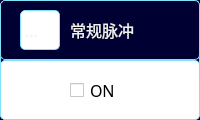
    <widget class="QWidget" name="wdt_sig_chan3" native="true">
     <property name="geometry">
      <rect>
       <x>160</x>
       <y>365</y>
       <width>200</width>
       <height>120</height>
      </rect>
     </property>
     <property name="styleSheet">
      <string notr="true">QWidget {
	background-color: rgb(0, 0, 50);  /* 设置背景颜色 */
	border: 0.5px solid rgb(130, 225, 250); /* 设置边框样式 */
	color:rgb(240, 240, 240);
	border-radius:5px;
}</string>
     </property>
     <widget class="QWidget" name="widget_12" native="true">
      <property name="geometry">
       <rect>
        <x>0</x>
        <y>0</y>
        <width>200</width>
        <height>60</height>
       </rect>
      </property>
      <property name="styleSheet">
       <string notr="true">QWidget 
	{
      	background-color:qlineargradient(spread:pad, x1:0, y1:0, x2:1, 			y2:0, stop:0 rgba(57, 153, 255, 255), stop:1 rgba(11, 255, 257, 		255))
	}</string>
      </property>
      <widget class="QLabel" name="lb_sig_ch3_logo">
       <property name="geometry">
        <rect>
         <x>20</x>
         <y>10</y>
         <width>40</width>
         <height>40</height>
        </rect>
       </property>
       <property name="palette">
        <palette>
         <active>
          <colorrole role="WindowText">
           <brush brushstyle="SolidPattern">
            <color alpha="255">
             <red>240</red>
             <green>240</green>
             <blue>240</blue>
            </color>
           </brush>
          </colorrole>
          <colorrole role="Button">
           <brush brushstyle="SolidPattern">
            <color alpha="255">
             <red>255</red>
             <green>255</green>
             <blue>255</blue>
            </color>
           </brush>
          </colorrole>
          <colorrole role="Text">
           <brush brushstyle="SolidPattern">
            <color alpha="255">
             <red>240</red>
             <green>240</green>
             <blue>240</blue>
            </color>
           </brush>
          </colorrole>
          <colorrole role="ButtonText">
           <brush brushstyle="SolidPattern">
            <color alpha="255">
             <red>240</red>
             <green>240</green>
             <blue>240</blue>
            </color>
           </brush>
          </colorrole>
          <colorrole role="Base">
           <brush brushstyle="SolidPattern">
            <color alpha="255">
             <red>255</red>
             <green>255</green>
             <blue>255</blue>
            </color>
           </brush>
          </colorrole>
          <colorrole role="Window">
           <brush brushstyle="SolidPattern">
            <color alpha="255">
             <red>255</red>
             <green>255</green>
             <blue>255</blue>
            </color>
           </brush>
          </colorrole>
          <colorrole role="PlaceholderText">
           <brush brushstyle="SolidPattern">
            <color alpha="128">
             <red>255</red>
             <green>255</green>
             <blue>255</blue>
            </color>
           </brush>
          </colorrole>
         </active>
         <inactive>
          <colorrole role="WindowText">
           <brush brushstyle="SolidPattern">
            <color alpha="255">
             <red>240</red>
             <green>240</green>
             <blue>240</blue>
            </color>
           </brush>
          </colorrole>
          <colorrole role="Button">
           <brush brushstyle="SolidPattern">
            <color alpha="255">
             <red>255</red>
             <green>255</green>
             <blue>255</blue>
            </color>
           </brush>
          </colorrole>
          <colorrole role="Text">
           <brush brushstyle="SolidPattern">
            <color alpha="255">
             <red>240</red>
             <green>240</green>
             <blue>240</blue>
            </color>
           </brush>
          </colorrole>
          <colorrole role="ButtonText">
           <brush brushstyle="SolidPattern">
            <color alpha="255">
             <red>240</red>
             <green>240</green>
             <blue>240</blue>
            </color>
           </brush>
          </colorrole>
          <colorrole role="Base">
           <brush brushstyle="SolidPattern">
            <color alpha="255">
             <red>255</red>
             <green>255</green>
             <blue>255</blue>
            </color>
           </brush>
          </colorrole>
          <colorrole role="Window">
           <brush brushstyle="SolidPattern">
            <color alpha="255">
             <red>255</red>
             <green>255</green>
             <blue>255</blue>
            </color>
           </brush>
          </colorrole>
          <colorrole role="PlaceholderText">
           <brush brushstyle="SolidPattern">
            <color alpha="128">
             <red>255</red>
             <green>255</green>
             <blue>255</blue>
            </color>
           </brush>
          </colorrole>
         </inactive>
         <disabled>
          <colorrole role="WindowText">
           <brush brushstyle="SolidPattern">
            <color alpha="255">
             <red>240</red>
             <green>240</green>
             <blue>240</blue>
            </color>
           </brush>
          </colorrole>
          <colorrole role="Button">
           <brush brushstyle="SolidPattern">
            <color alpha="255">
             <red>255</red>
             <green>255</green>
             <blue>255</blue>
            </color>
           </brush>
          </colorrole>
          <colorrole role="Text">
           <brush brushstyle="SolidPattern">
            <color alpha="255">
             <red>240</red>
             <green>240</green>
             <blue>240</blue>
            </color>
           </brush>
          </colorrole>
          <colorrole role="ButtonText">
           <brush brushstyle="SolidPattern">
            <color alpha="255">
             <red>240</red>
             <green>240</green>
             <blue>240</blue>
            </color>
           </brush>
          </colorrole>
          <colorrole role="Base">
           <brush brushstyle="SolidPattern">
            <color alpha="255">
             <red>255</red>
             <green>255</green>
             <blue>255</blue>
            </color>
           </brush>
          </colorrole>
          <colorrole role="Window">
           <brush brushstyle="SolidPattern">
            <color alpha="255">
             <red>255</red>
             <green>255</green>
             <blue>255</blue>
            </color>
           </brush>
          </colorrole>
          <colorrole role="PlaceholderText">
           <brush brushstyle="SolidPattern">
            <color alpha="128">
             <red>0</red>
             <green>0</green>
             <blue>0</blue>
            </color>
           </brush>
          </colorrole>
         </disabled>
        </palette>
       </property>
       <property name="font">
        <font>
         <family>微软雅黑</family>
         <pointsize>12</pointsize>
        </font>
       </property>
       <property name="styleSheet">
        <string notr="true">QLabel {
	background-color:rgb(255, 255, 255);
}</string>
       </property>
       <property name="text">
        <string>...</string>
       </property>
      </widget>
      <widget class="QLabel" name="lb_sig_ch3">
       <property name="geometry">
        <rect>
         <x>70</x>
         <y>5</y>
         <width>120</width>
         <height>50</height>
        </rect>
       </property>
       <property name="palette">
        <palette>
         <active>
          <colorrole role="WindowText">
           <brush brushstyle="SolidPattern">
            <color alpha="255">
             <red>240</red>
             <green>240</green>
             <blue>240</blue>
            </color>
           </brush>
          </colorrole>
          <colorrole role="Button">
           <brush brushstyle="SolidPattern">
            <color alpha="0">
             <red>255</red>
             <green>0</green>
             <blue>0</blue>
            </color>
           </brush>
          </colorrole>
          <colorrole role="Text">
           <brush brushstyle="SolidPattern">
            <color alpha="255">
             <red>240</red>
             <green>240</green>
             <blue>240</blue>
            </color>
           </brush>
          </colorrole>
          <colorrole role="ButtonText">
           <brush brushstyle="SolidPattern">
            <color alpha="255">
             <red>240</red>
             <green>240</green>
             <blue>240</blue>
            </color>
           </brush>
          </colorrole>
          <colorrole role="Base">
           <brush brushstyle="SolidPattern">
            <color alpha="0">
             <red>255</red>
             <green>0</green>
             <blue>0</blue>
            </color>
           </brush>
          </colorrole>
          <colorrole role="Window">
           <brush brushstyle="SolidPattern">
            <color alpha="0">
             <red>255</red>
             <green>0</green>
             <blue>0</blue>
            </color>
           </brush>
          </colorrole>
          <colorrole role="PlaceholderText">
           <brush brushstyle="SolidPattern">
            <color alpha="128">
             <red>255</red>
             <green>255</green>
             <blue>255</blue>
            </color>
           </brush>
          </colorrole>
         </active>
         <inactive>
          <colorrole role="WindowText">
           <brush brushstyle="SolidPattern">
            <color alpha="255">
             <red>240</red>
             <green>240</green>
             <blue>240</blue>
            </color>
           </brush>
          </colorrole>
          <colorrole role="Button">
           <brush brushstyle="SolidPattern">
            <color alpha="0">
             <red>255</red>
             <green>0</green>
             <blue>0</blue>
            </color>
           </brush>
          </colorrole>
          <colorrole role="Text">
           <brush brushstyle="SolidPattern">
            <color alpha="255">
             <red>240</red>
             <green>240</green>
             <blue>240</blue>
            </color>
           </brush>
          </colorrole>
          <colorrole role="ButtonText">
           <brush brushstyle="SolidPattern">
            <color alpha="255">
             <red>240</red>
             <green>240</green>
             <blue>240</blue>
            </color>
           </brush>
          </colorrole>
          <colorrole role="Base">
           <brush brushstyle="SolidPattern">
            <color alpha="0">
             <red>255</red>
             <green>0</green>
             <blue>0</blue>
            </color>
           </brush>
          </colorrole>
          <colorrole role="Window">
           <brush brushstyle="SolidPattern">
            <color alpha="0">
             <red>255</red>
             <green>0</green>
             <blue>0</blue>
            </color>
           </brush>
          </colorrole>
          <colorrole role="PlaceholderText">
           <brush brushstyle="SolidPattern">
            <color alpha="128">
             <red>255</red>
             <green>255</green>
             <blue>255</blue>
            </color>
           </brush>
          </colorrole>
         </inactive>
         <disabled>
          <colorrole role="WindowText">
           <brush brushstyle="SolidPattern">
            <color alpha="255">
             <red>240</red>
             <green>240</green>
             <blue>240</blue>
            </color>
           </brush>
          </colorrole>
          <colorrole role="Button">
           <brush brushstyle="SolidPattern">
            <color alpha="0">
             <red>255</red>
             <green>0</green>
             <blue>0</blue>
            </color>
           </brush>
          </colorrole>
          <colorrole role="Text">
           <brush brushstyle="SolidPattern">
            <color alpha="255">
             <red>240</red>
             <green>240</green>
             <blue>240</blue>
            </color>
           </brush>
          </colorrole>
          <colorrole role="ButtonText">
           <brush brushstyle="SolidPattern">
            <color alpha="255">
             <red>240</red>
             <green>240</green>
             <blue>240</blue>
            </color>
           </brush>
          </colorrole>
          <colorrole role="Base">
           <brush brushstyle="SolidPattern">
            <color alpha="0">
             <red>255</red>
             <green>0</green>
             <blue>0</blue>
            </color>
           </brush>
          </colorrole>
          <colorrole role="Window">
           <brush brushstyle="SolidPattern">
            <color alpha="0">
             <red>255</red>
             <green>0</green>
             <blue>0</blue>
            </color>
           </brush>
          </colorrole>
          <colorrole role="PlaceholderText">
           <brush brushstyle="SolidPattern">
            <color alpha="128">
             <red>0</red>
             <green>0</green>
             <blue>0</blue>
            </color>
           </brush>
          </colorrole>
         </disabled>
        </palette>
       </property>
       <property name="font">
        <font>
         <family>微软雅黑</family>
         <pointsize>12</pointsize>
        </font>
       </property>
       <property name="styleSheet">
        <string notr="true">QLabel {
	border: none; /* 设置边框样式 */
	background-color: rgba(255,0,0,0);
}</string>
       </property>
       <property name="text">
        <string>常规脉冲</string>
       </property>
      </widget>
     </widget>
     <widget class="QWidget" name="widget_15" native="true">
      <property name="geometry">
       <rect>
        <x>0</x>
        <y>60</y>
        <width>200</width>
        <height>60</height>
       </rect>
      </property>
      <property name="font">
       <font>
        <family>微软雅黑</family>
        <pointsize>12</pointsize>
       </font>
      </property>
      <property name="styleSheet">
       <string notr="true">QWidget {
	background-color: rgb(255, 255, 255);
}</string>
      </property>
      <widget class="QCheckBox" name="checkBox_3">
       <property name="geometry">
        <rect>
         <x>70</x>
         <y>20</y>
         <width>71</width>
         <height>20</height>
        </rect>
       </property>
       <property name="font">
        <font>
         <family>微软雅黑</family>
         <pointsize>12</pointsize>
        </font>
       </property>
       <property name="styleSheet">
        <string notr="true">QCheckBox {
	border: none; /* 设置边框样式 */
	color:black;
}</string>
       </property>
       <property name="text">
        <string>ON</string>
       </property>
      </widget>
     </widget>
    </widget>
